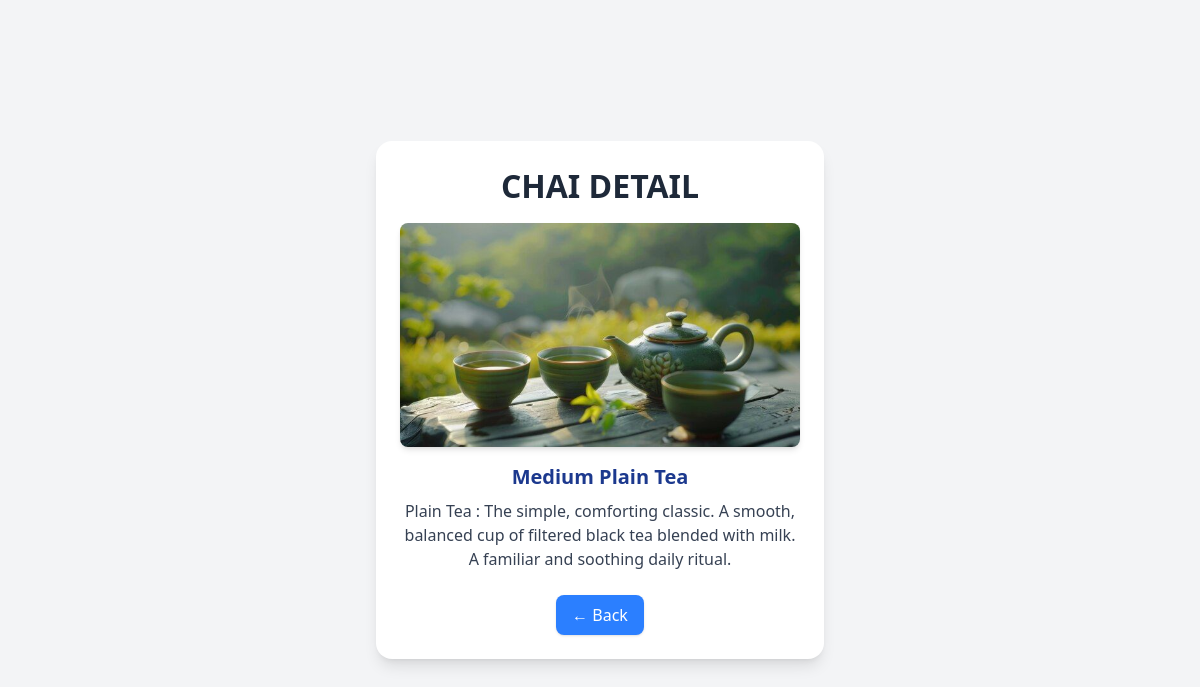
The page /chai/3/ on the database its author committed.
### chai/models.py (models this page shows, shortened)
class ChaiVariety(models.Model):
  CHAI_TYPE_CHOICES = [
    ('ML', 'MASALA'),
    ('GR', 'GINGER'),
    ('KL', 'KIWI'),
    ('PL', 'PLAIN'),
    ('EL', 'ELAICHI'),
  ]
  name = models.CharField(max_length=100)
  image = models.ImageField(upload_to='chais/')
  date_added = models.DateTimeField(default=timezone.now)
  type = models.CharField(max_length=2, choices=CHAI_TYPE_CHOICES, default='ML')
  description = models.TextField(default="")

### chai/views.py (the view)
# urls.py: path('<int:chai_id>/',views.chai_detail,name= "chai_detail"),
def chai_detail(request, chai_id):
  chai = get_object_or_404(ChaiVariety, pk=chai_id)
  return render(request, 'chai/chai_detail.html', {'chai': chai})

### chai/templates/chai/chai_detail.html (shortened to what this page needs)
{% extends "layout.html" %}
{% block content %}
<div class="flex justify-center items-center min-h-screen bg-gray-100">
  <div class="bg-white rounded-2xl shadow-lg p-6 w-full max-w-md text-center">
    <h1 class="text-2xl font-bold mb-4 text-gray-800">CHAI DETAIL</h1>
    <img src="{{ chai.image.url }}" alt="{{ chai.name }}"
         class="mx-auto rounded-lg shadow-md mb-4 max-h-64 object-contain">
    <h3 class="text-xl font-semibold text-blue-900 mb-2">{{ chai.name }}</h3>
    <p class="text-gray-700 mb-6">{{ chai.description }}</p>
    <a href="{% url 'all_chai' %}"
       class="inline-block bg-blue-500 text-white px-4 py-2 rounded-lg shadow hover:bg-blue-600 transition">
       <button type="button" >
                {{all_chai}}← Back
        </button>
    </a>
  </div>
</div>
{% endblock %}

### static/style.css (style rules this page uses)
body { background-color: #dec594; color: #804000; }
h1 { text-align: center; font-size: 2em; }

### rows shown on the page
ChaiVariety: image (picture), name "Medium Plain Tea", description "Plain Tea : The simple, comforting classic. A smooth, balanced cup of filtered black tea blended with milk. A familiar and soothing daily ritual."
